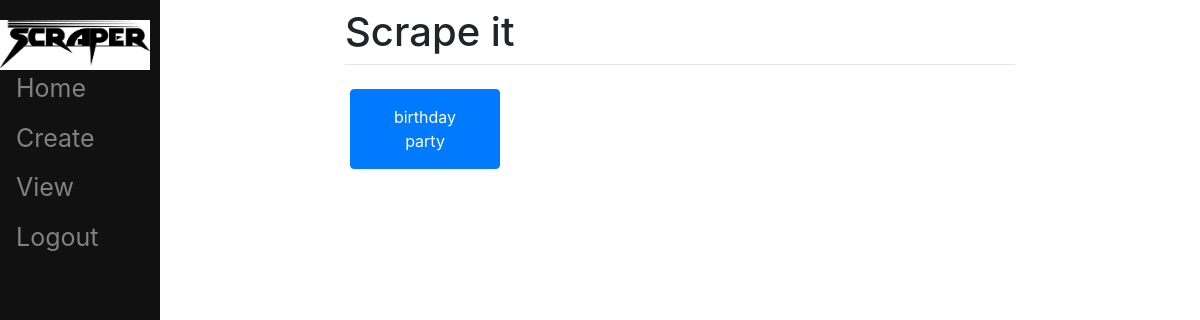
The page /view/ (signed in) on the database as committed earlier.
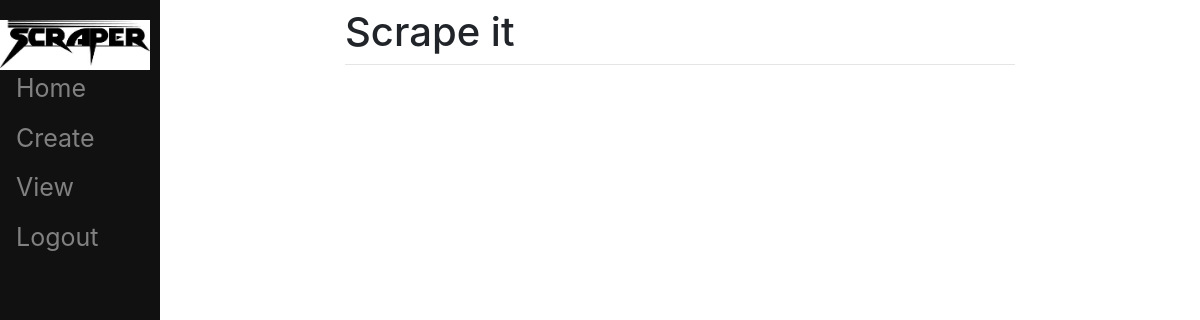
The same page on the database as committed later.
### scrape/models.py (models this page shows, shortened)
class ShoppingList(models.Model):
	user = models.ForeignKey(User, on_delete=models.CASCADE, related_name="shoppingList", null=True) #every todo list create will be linked to a user
	name = models.CharField(max_length=200)

### scrape/views.py (the view)
# urls.py: path("view/",views.view,name="view"),
def view(request):
    return render(request, "scrape/view.html")

### scrape/templates/scrape/view.html (shortened to what this page needs)
{% extends "scrape/base.html" %}
{% block content %}
  {% for td in user.shoppingList.all %}
  <button type="button" class="btn btn-primary" id = "button">
    <a id ="viewList" href="/{{td.id}}">{{td.name}}</a>
  </button>
  {% endfor %}
{% endblock %}

### scrape/templates/scrape/base.html (shortened to what this page needs)
<!doctype html>
<html lang = "en">
<head>
  <link rel="stylesheet" href="https://stackpath.bootstrapcdn.com/bootstrap/4.4.1/css/bootstrap.min.css">
</head>
<body>
  <div class = "sidenav">
    {% load static %}
    <img src="{% static 'scrape/images/logo.jpg' %}" alt="My Image"/>
    <a href="/">Home</a>
    <a href="/create">Create</a>
    <a href="/view">View</a>
    {% if user.is_authenticated %}
      <a href="/logout">Logout</a>
    {% else %}
      <a href="/login">Login</a>
    {% endif %}
  </div>
  <div id = "content", name="content", class = "main">
    <div class = "row justify-content-center">
          <div class = "col-8">
            <h1 class = "mt-2">Scrape it</h1>
            <hr class = "mt-0 mb-4">
              {% block content %}
              {% endblock %}
          </div>
    </div>
  </div>
</body>
</html>

### scrape/templates/scrape/base.html (style rules this page uses)
.sidenav { height:100%; width:160px; position:fixed; z-index:1; top:0; left:0; background-color:#111; overflow-x: :hidden; padding-top: 20px; }
.sidenav img { float: left; width: 150px; height: 50px; background: #555; }
.sidenav a { padding:6px 8px 6px 16px; text-decoration: none; font-size: 25px; color: #818181; display:block; }
.main { margin-left:160px; padding: 0px 10px; }

Rows that differ between the two databases and show on the page:
removed ShoppingList: name "birthday party"
